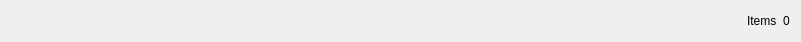
<?xml version="1.0" encoding="UTF-8"?>
<ui version="4.0">
 <class>Statusbar</class>
 <widget class="QWidget" name="Statusbar">
  <property name="geometry">
   <rect>
    <x>0</x>
    <y>0</y>
    <width>801</width>
    <height>42</height>
   </rect>
  </property>
  <property name="windowTitle">
   <string>Form</string>
  </property>
  <layout class="QHBoxLayout" name="horizontalLayout_2">
   <item>
    <spacer name="horizontalSpacer">
     <property name="orientation">
      <enum>Qt::Horizontal</enum>
     </property>
     <property name="sizeHint" stdset="0">
      <size>
       <width>40</width>
       <height>20</height>
      </size>
     </property>
    </spacer>
   </item>
   <item>
    <widget class="QLabel" name="label">
     <property name="locale">
      <locale language="English" country="UnitedStates"/>
     </property>
     <property name="text">
      <string>Items</string>
     </property>
    </widget>
   </item>
   <item>
    <widget class="QLabel" name="editItems">
     <property name="text">
      <string>0</string>
     </property>
    </widget>
   </item>
  </layout>
 </widget>
 <resources/>
 <connections/>
</ui>
